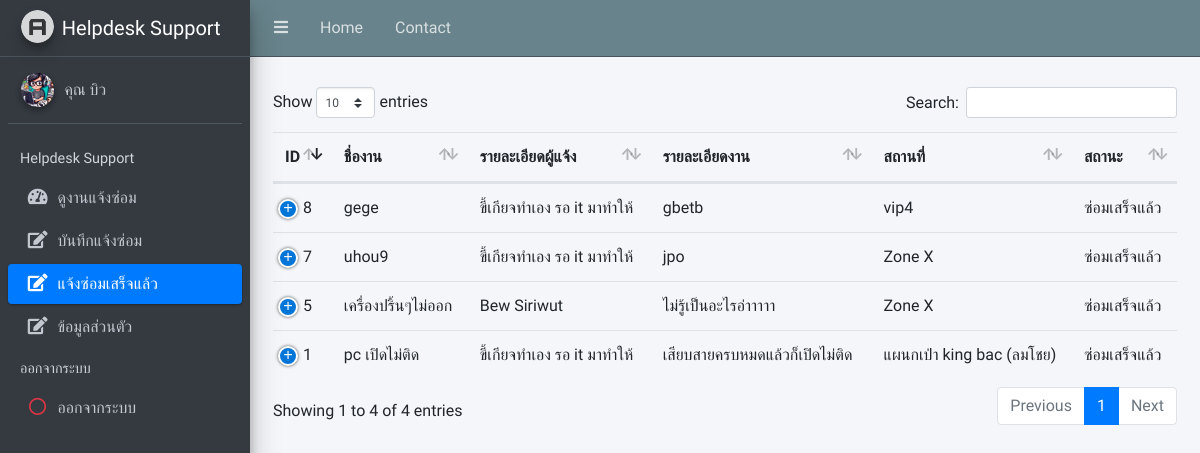
The page /worker/case_success.php (signed in) on the database its author committed.
### tables this page shows
CREATE TABLE `tbl_case` (
  `case_id` int(11) NOT NULL COMMENT 'PK',
  `user_id` int(11) NOT NULL COMMENT 'tbl_login',
  `status_id` int(11) NOT NULL DEFAULT 1 COMMENT 'tbl_status',
  `tec_id` int(11) NOT NULL COMMENT 'ช่าง',
  `name_case` varchar(100) NOT NULL COMMENT 'แจ้งซ่อม',
  `detail_case` varchar(250) NOT NULL COMMENT 'รายละเอียด',
  `place_case` varchar(100) NOT NULL COMMENT 'สถานที่',
  `date_case` timestamp NULL DEFAULT current_timestamp() COMMENT 'วันที่แจ้งซ่อม',
  `date_assign` timestamp NULL DEFAULT NULL COMMENT 'วันที่ส่งมอบงาน',
  `date_sent` timestamp NULL DEFAULT NULL COMMENT 'วันที่รับงาน',
  `date_close` timestamp NULL DEFAULT NULL COMMENT 'วันที่ปิดงาน',
  `date_period` varchar(50) NOT NULL COMMENT 'ระยะเวลา'
);

CREATE TABLE `tbl_status` (
  `status_id` int(11) NOT NULL,
  `status_name` varchar(100) NOT NULL
);

### worker/case_success_list.php (the view, shortened to what this page needs)
<?php
  include("condb.php");
     $query_case = "SELECT c.*,u.u_name,u.u_lastname,s.status_name,u.u_tel,u.u_email
     FROM tbl_case as c
     INNER JOIN tbl_login as u ON c.user_id = u.user_id
     INNER JOIN tbl_status as s ON c.status_id = s.status_id
     WHERE c.tec_id = $user_id
     AND s.status_id= 4
     order by case_id " or die ("Error:" . mysqli_error());
       $result = mysqli_query($con, $query_case);
  ?>
  <table id="example1" class="table table-hover text-nowrap">
    <thead>
      <tr role="row" class="info">
        <th  tabindex="0" rowspan="1" colspan="1" style="width: 5%;">ID</th>
        <th  tabindex="0" rowspan="1" colspan="1" style="width: 10%;">ชื่องาน</th>
        <th  tabindex="0" rowspan="1" colspan="1" style="width: 15%;">รายละเอียดผู้แจ้ง</th>
        <th  tabindex="0" rowspan="1" colspan="1" style="width: 20%;">รายละเอียดงาน</th>
        <th  tabindex="0" rowspan="1" colspan="1" style="width: 10%;">สถานที่</th>
        <th  tabindex="0" rowspan="1" colspan="1" style="width: 10%;">สถานะ</th>
      </tr>
    </thead>
    <tbody>
       <?php foreach ($result as $row) {  ?>
      <tr>
        <td>
         <?php echo $row['case_id'];; ?>
        </td>
         <td>
         <?php echo $row['name_case']; ?>
        </td>
         <td>
         <?php echo $row['u_name'].' '.$row['u_lastname'] ?>
        </td>
         <td>
         <?php echo $row['detail_case']; ?>
        </td>
          <td>
         <?php echo $row['place_case']; ?>
        </td>
        <td>
         <?php echo $row['status_name']; ?>
        </td>
         <?php   } ?>
      </tr>
    </tbody>
  </table>

### rows shown on the page
tbl_case: case_id "1", name_case "pc เปิดไม่ติด", user.u_name "ขี้เกียจทำเอง", user.u_lastname "รอ it มาทำให้", detail_case "เสียบสายครบหมดแล้วก็เปิดไม่ติด", place_case "แผนกเป่า king bac (ลมโชย)", status.status_name "ซ่อมเสร็จแล้ว"
tbl_case: case_id "5", name_case "เครื่องปริ้นๆไม่ออก", user.u_name "Bew", user.u_lastname "Siriwut", detail_case "ไม่รู้เป็นอะไรอ่าาาาา", place_case "Zone X", status.status_name "ซ่อมเสร็จแล้ว"
tbl_case: case_id "7", name_case "uhou9", user.u_name "ขี้เกียจทำเอง", user.u_lastname "รอ it มาทำให้", detail_case "jpo", place_case "Zone X", status.status_name "ซ่อมเสร็จแล้ว"
tbl_case: case_id "8", name_case "gege", user.u_name "ขี้เกียจทำเอง", user.u_lastname "รอ it มาทำให้", detail_case "gbetb", place_case "vip4", status.status_name "ซ่อมเสร็จแล้ว"

### other values the page prints
$_SESSION["u_name"] "บิว"
